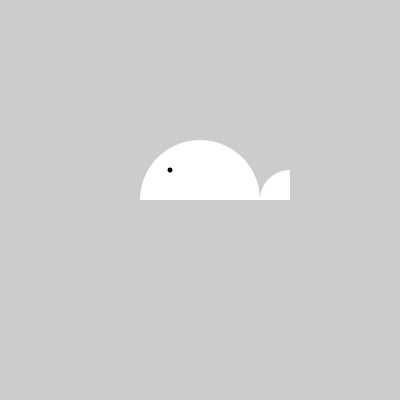
Frame 1 (no input)
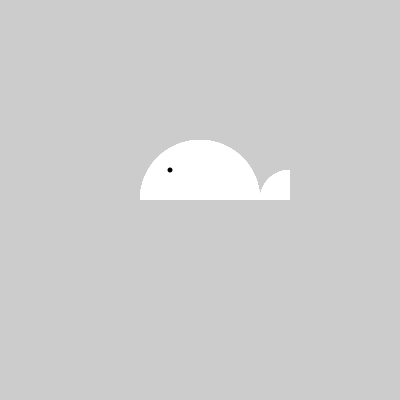
Frame 60 (the mouse pressed at the canvas centre just before this capture)
Frame 120 (the mouse held since frame 60 and released just before this capture): identical to frame 60, image omitted

The Processing sketch that drew these frames (run headless with seeded random() and noise(); from frame 60 on, the mouse is pressed at the canvas centre):

// Processing sketch: processing_16106
// ── processing_16106.pde

 
 
void setup(){
  size (400,400);
}


void draw(){
 translate (200,200);
 whale(0,0,120, 0,255);
}





void whale(int whaleX, int whaleY, int whaleSize, int eyeColor, int whaleColor ){
 
 noStroke();
 smooth();
 
 fill(whaleColor);
 arc(whaleX,whaleY,whaleSize, whaleSize, PI, TWO_PI-PI/2);
 arc(whaleX,whaleY, whaleSize, whaleSize, TWO_PI-PI/2, TWO_PI);
 arc(whaleX+90, whaleY, whaleSize/2, whaleSize/2, PI, TWO_PI-PI/2);
 
 fill(eyeColor);
 ellipse (whaleX-30,whaleY-30,5,5);

}
